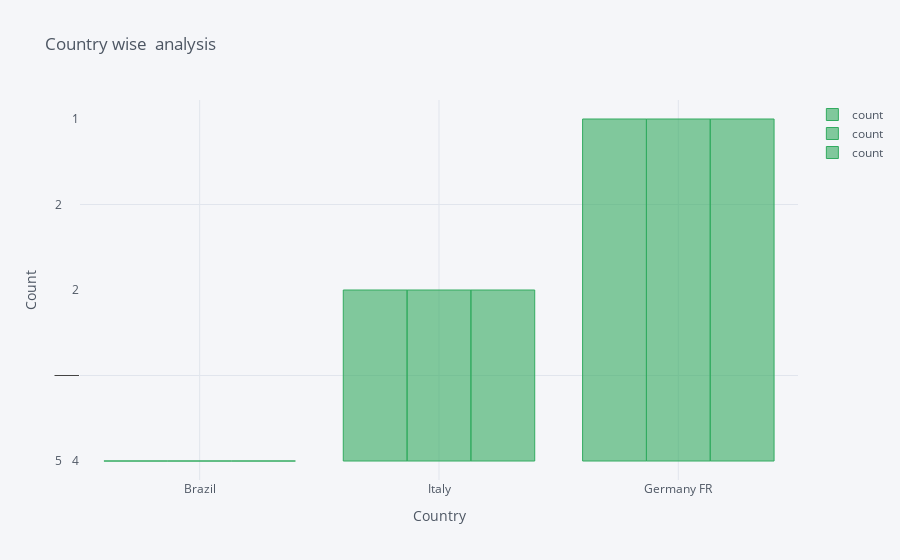

Here is the notebook cell this chart was saved with:
### Code cell
# Insight 2 : A complete depection of number of world cups won, first runner-up, and second runner-up positions by various participating
# teams

teams.iplot(kind='bar',yTitle='Count',title='Country wise  analysis',xTitle='Country')

### Figure 1 — Plotly figure (JSON) as saved in the notebook; plotly's stock layout.template omitted (floating-point values rounded to 4 significant figures)
{"data": [{"marker": {"color": "rgba(50, 171, 96, 0.6)", "line": {"color": "rgba(50, 171, 96, 1.0)", "width": 1}}, "name": "count", "orientation": "v", "text": "", "x": ["Brazil", "Italy", "Germany FR", "Uruguay", "Argentina", "England", "France", "Spain", "Germany", "Netherlands", "Czechoslovakia", "Hungary", "Sweden", "Poland", "USA", "Austria", "Chile", "Portugal", "Croatia", "Turkey"], "y": [[5, 2, 2], [4, 2, 1], [3, 3, 1], [2, 0, 0], [2, 3, 0], [1, 0, 0], [1, 1, 2], [1, 0, 0], [1, 1, 3], [0, 3, 1], [0, 2, 0], [0, 2, 0], [0, 1, 2], [0, 0, 2], [0, 0, 1], [0, 0, 1], [0, 0, 1], [0, 0, 1], [0, 0, 1], [0, 0, 1]], "type": "bar"}, {"marker": {"color": "rgba(50, 171, 96, 0.6)", "line": {"color": "rgba(50, 171, 96, 1.0)", "width": 1}}, "name": "count", "orientation": "v", "text": "", "x": ["Brazil", "Italy", "Germany FR", "Uruguay", "Argentina", "England", "France", "Spain", "Germany", "Netherlands", "Czechoslovakia", "Hungary", "Sweden", "Poland", "USA", "Austria", "Chile", "Portugal", "Croatia", "Turkey"], "y": [[5, 2, 2], [4, 2, 1], [3, 3, 1], [2, 0, 0], [2, 3, 0], [1, 0, 0], [1, 1, 2], [1, 0, 0], [1, 1, 3], [0, 3, 1], [0, 2, 0], [0, 2, 0], [0, 1, 2], [0, 0, 2], [0, 0, 1], [0, 0, 1], [0, 0, 1], [0, 0, 1], [0, 0, 1], [0, 0, 1]], "type": "bar"}, {"marker": {"color": "rgba(50, 171, 96, 0.6)", "line": {"color": "rgba(50, 171, 96, 1.0)", "width": 1}}, "name": "count", "orientation": "v", "text": "", "x": ["Brazil", "Italy", "Germany FR", "Uruguay", "Argentina", "England", "France", "Spain", "Germany", "Netherlands", "Czechoslovakia", "Hungary", "Sweden", "Poland", "USA", "Austria", "Chile", "Portugal", "Croatia", "Turkey"], "y": [[5, 2, 2], [4, 2, 1], [3, 3, 1], [2, 0, 0], [2, 3, 0], [1, 0, 0], [1, 1, 2], [1, 0, 0], [1, 1, 3], [0, 3, 1], [0, 2, 0], [0, 2, 0], [0, 1, 2], [0, 0, 2], [0, 0, 1], [0, 0, 1], [0, 0, 1], [0, 0, 1], [0, 0, 1], [0, 0, 1]], "type": "bar"}], "layout": {"legend": {"bgcolor": "#F5F6F9", "font": {"color": "#4D5663"}}, "paper_bgcolor": "#F5F6F9", "plot_bgcolor": "#F5F6F9", "title": {"font": {"color": "#4D5663"}, "text": "Country wise  analysis"}, "xaxis": {"gridcolor": "#E1E5ED", "showgrid": true, "tickfont": {"color": "#4D5663"}, "title": {"font": {"color": "#4D5663"}, "text": "Country"}, "zerolinecolor": "#E1E5ED"}, "yaxis": {"gridcolor": "#E1E5ED", "showgrid": true, "tickfont": {"color": "#4D5663"}, "title": {"font": {"color": "#4D5663"}, "text": "Count"}, "zerolinecolor": "#E1E5ED"}}}
